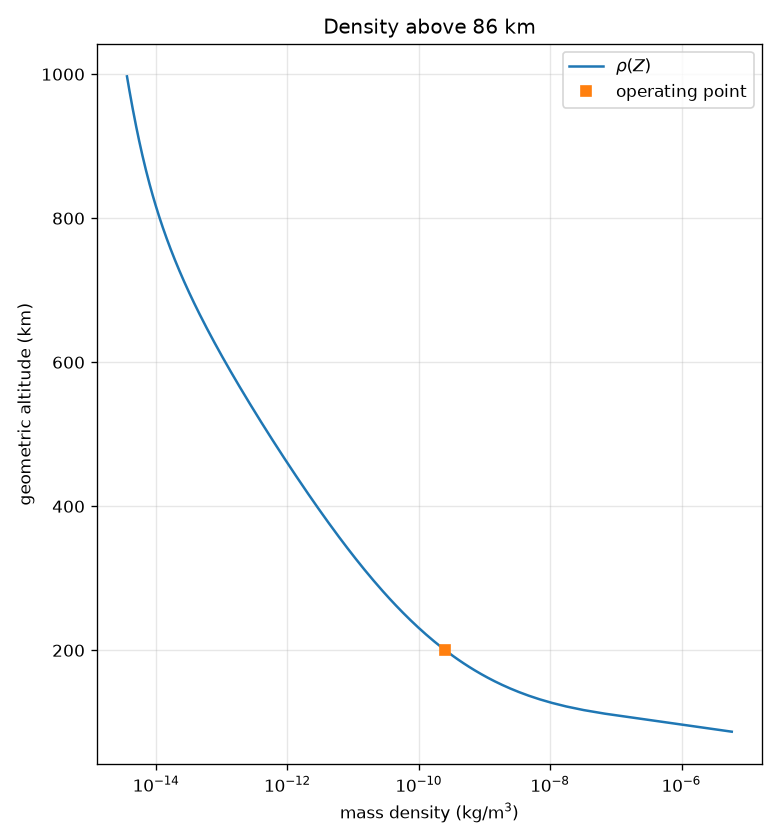

This chart was generated by the following Python code:
#!/usr/bin/env python3
"""1976 mass density, pressure, and species number densities above 86 km.

Temperature reuses the four kinetic-temperature segments. Species number
densities are integrated from the 86 km boundary values in NASA TR R-459.
"""

from __future__ import annotations

import argparse
import math
import sys
import tempfile
from pathlib import Path

# 1976 constants (formulas.md, Atmosphere, and TR R-459).
G0 = 9.80665
R0 = 6.356766e6
RSTAR = 8.31432e3
KB = 1.380622e-23
NA = 6.022169e26
M0 = 28.9644
T_REF = 273.15

Z_MIN = 86000.0
Z_MAX = 1000000.0
Z7 = 86000.0
Z8 = 91000.0
Z9 = 110000.0
Z_MIX = 100000.0
Z10 = 120000.0
Z_H_MIN = 150000.0
Z_H_REF = 500000.0

T7 = 186.8673
T9 = 240.0
T10 = 360.0
TINF = 1000.0
LK9 = 12.0 / 1000.0
TC = 263.1905
A_ELLIPSE = -76.3232
A_SEMI = -19.9429 * 1000.0
LAMBDA = LK9 / (TINF - T10)

# Molar masses, kg/kmol. TR R-459 table 2.
M_N2 = 28.0134
M_O = 15.9994
M_O2 = 31.9988
M_AR = 39.948
M_HE = 4.0026
M_H = 1.00794

# Number densities at 86 km, 1/m^3. TR R-459.
N7_N2 = 1.129794e20
N7_O = 8.6e16
N7_O2 = 3.030898e19
N7_AR = 1.351400e18
N7_HE = 7.5817e14

# Atomic hydrogen anchor. TR R-459.
N_H_500 = 8.0e10
FLUX_H = 7.2e11
ALPHA_H = -0.25
A_H = 3.305e21
B_H = 0.5

# Molecular diffusion through N2. a in m^-1 s^-1, b dimensionless, alpha dimensionless.
# Order used below 150 km: O, O2, Ar, He.
DIFF = {
    "O": (0.0, 6.986e20, 0.750),
    "O2": (0.0, 4.863e20, 0.750),
    "Ar": (0.0, 4.487e20, 0.870),
    "He": (-0.40, 1.700e21, 0.691),
}

# Flux-term coefficients. Lengths in km. TR R-459 table 6 as printed in the
# companion computational discussion of the same model (NASA SP-398 table 5),
# which resolves superscripts that do not survive in the R-459 scan.
# v/(D+K) = -Q*(Z-U)^2*exp(-W*(Z-U)^3) + q*(u-Z)^2*exp(-w*(u-Z)^3), per km.
FLUX = {
    "O": {
        "q": -3.416248e-3,
        "Q": -5.809644e-4,
        "u": 97.0,
        "U": 56.90311,
        "w": 5.008765e-4,
        "W": 2.706246e-5,
        "q_below_km": 97.0,
    },
    "O2": {
        "q": 0.0,
        "Q": 1.366312e-4,
        "u": 0.0,
        "U": 86.0,
        "w": 0.0,
        "W": 8.333333e-5,
        "q_below_km": 0.0,
    },
    "Ar": {
        "q": 0.0,
        "Q": 9.434079e-5,
        "u": 0.0,
        "U": 86.0,
        "w": 0.0,
        "W": 8.333333e-5,
        "q_below_km": 0.0,
    },
    "He": {
        "q": 0.0,
        "Q": -2.457369e-4,
        "u": 0.0,
        "U": 86.0,
        "w": 0.0,
        "W": 6.666667e-4,
        "q_below_km": 0.0,
    },
}

K7 = 120.0
DZ = 50.0
PLOT_TITLE = "Density above 86 km"
CHECK_TOL = 1e-9
# Abbreviated TR R-459 table 13 densities, four significant figures.
TABLE_RHO = {
    86000.0: 6.958e-6,
    91000.0: 2.860e-6,
    110000.0: 9.708e-8,
    120000.0: 2.222e-8,
    150000.0: 2.076e-9,
    200000.0: 2.541e-10,
    300000.0: 1.916e-11,
    400000.0: 2.802e-12,
    500000.0: 5.215e-13,
    600000.0: 1.137e-13,
    700000.0: 3.069e-14,
    800000.0: 1.136e-14,
    900000.0: 5.759e-15,
    1000000.0: 3.561e-15,
}

SKILL_DIR = Path(__file__).resolve().parent
ASSUMPTIONS = (
    "1976 U.S. Standard Atmosphere above 86 km geometric; mean solar activity "
    "with exospheric temperature 1000 K; kinetic temperature from the four "
    "segments kinetic_temperature_linear, mesosphere_ellipse_temperature, and "
    "exospheric_temperature; species N2, O, O2, Ar, and He integrated from the "
    "86 km number densities in NASA TR R-459; atomic hydrogen from 150 km with "
    "the 500 km anchor and escape flux of that report; mass density is the "
    "species sum n_i*M_i/N_A; not NRLMSISE-00 and not Earth-GRAM; altitudes at "
    "or below 86 km belong to ATMOS - Standard1976"
)

_GRID: dict[str, list[float]] | None = None


def print_kv(key: str, value: object) -> None:
    if isinstance(value, float):
        text = f"{value:.8g}"
    else:
        text = str(value)
    print(f"{key}: {text}")


def require_altitude(value: float, flag: str) -> float:
    if not math.isfinite(value) or value <= Z_MIN or value > Z_MAX:
        raise ValueError(
            f"{flag} must be greater than 86000 m and at most 1000000 m geometric; "
            "86 km and below belong to ATMOS - Standard1976"
        )
    return value


def geometric_gravity(z_m: float) -> float:
    """geometric_gravity: g = g0*(r0/(r0+Z))**2."""
    return G0 * (R0 / (R0 + z_m)) ** 2


def segment_name(z_m: float) -> str:
    if z_m >= Z10:
        return "exosphere"
    if z_m >= Z9:
        return "thermosphere_linear"
    if z_m >= Z8:
        return "mesosphere_ellipse"
    return "mesopause"


def kinetic_temperature(z_m: float) -> float:
    if z_m < Z8:
        return T7
    if z_m < Z9:
        ratio = (z_m - Z8) / A_SEMI
        inside = 1.0 - ratio * ratio
        if inside < 0.0:
            inside = 0.0
        return TC + A_ELLIPSE * math.sqrt(inside)
    if z_m < Z10:
        return T9 + LK9 * (z_m - Z9)
    xi = (z_m - Z10) * (R0 + Z10) / (R0 + z_m)
    return TINF - (TINF - T10) * math.exp(-LAMBDA * xi)


def temperature_gradient(z_m: float) -> float:
    if z_m < Z8 or z_m >= Z_MAX:
        return 0.0
    if z_m < Z9:
        ratio = (z_m - Z8) / A_SEMI
        inside = 1.0 - ratio * ratio
        if inside <= 0.0:
            return 0.0
        return A_ELLIPSE * (-ratio) / (math.sqrt(inside) * A_SEMI)
    if z_m < Z10:
        return LK9
    xi = (z_m - Z10) * (R0 + Z10) / (R0 + z_m)
    dxi = (R0 + Z10) ** 2 / (R0 + z_m) ** 2
    return (TINF - T10) * math.exp(-LAMBDA * xi) * LAMBDA * dxi


def eddy_diffusion(z_m: float) -> float:
    """eddy_diffusion. K is 120 m^2/s below 95 km and 0 at and above 115 km."""
    z_km = z_m / 1000.0
    if z_km < 95.0:
        return K7
    if z_km >= 115.0:
        return 0.0
    gap = 400.0 - (z_km - 95.0) ** 2
    if gap <= 1.0e-9:
        return 0.0
    return K7 * math.exp(1.0 - 400.0 / gap)


def molecular_diffusion(a_coeff: float, b_coeff: float, temp: float, number: float) -> float:
    """molecular_diffusion_coefficient: D = (a/N)*(T/273.15)**b."""
    if number <= 0.0 or temp <= 0.0:
        raise ValueError("molecular diffusion needs positive temperature and number density")
    return (a_coeff / number) * (temp / T_REF) ** b_coeff


def flux_per_metre(species: str, z_m: float) -> float:
    coeff = FLUX[species]
    z_km = z_m / 1000.0
    delta = z_km - coeff["U"]
    # Q already carries the sign. TR R-459 equation (37) as clarified by the
    # same coefficients in NASA SP-398 equation (16): the Q term is not
    # prefixed by an extra minus.
    term = coeff["Q"] * delta * delta * math.exp(-coeff["W"] * delta ** 3)
    if coeff["q"] != 0.0 and z_km < coeff["q_below_km"]:
        gap = coeff["u"] - z_km
        term += coeff["q"] * gap * gap * math.exp(-coeff["w"] * gap ** 3)
    return term / 1000.0


def background_molar_mass(z_m: float, species_for_mean: dict[str, float] | None) -> float:
    if z_m <= Z_MIX:
        return M0
    if species_for_mean is None:
        return M_N2
    total_n = species_for_mean["N2"] + species_for_mean["O"] + species_for_mean["O2"]
    if total_n <= 0.0:
        return M_N2
    return (
        species_for_mean["N2"] * M_N2
        + species_for_mean["O"] * M_O
        + species_for_mean["O2"] * M_O2
    ) / total_n


def weight_integrand(molar: float, z_m: float, temp: float) -> float:
    return molar * geometric_gravity(z_m) / (RSTAR * temp)


def _grid() -> dict[str, list[float]]:
    global _GRID
    if _GRID is not None:
        return _GRID
    n_steps = int(round((Z_MAX - Z_MIN) / DZ))
    z = [Z_MIN + i * DZ for i in range(n_steps + 1)]
    z[-1] = Z_MAX
    n = len(z)
    temp = [kinetic_temperature(zi) for zi in z]
    ln_n2 = [0.0] * n
    ln_o = [0.0] * n
    ln_o2 = [0.0] * n
    ln_ar = [0.0] * n
    ln_he = [0.0] * n
    n2 = N7_N2
    no = N7_O
    no2 = N7_O2
    nar = N7_AR
    nhe = N7_HE
    minors = ("O", "O2", "Ar", "He")
    logs = {"O": ln_o, "O2": ln_o2, "Ar": ln_ar, "He": ln_he}
    values = {"O": no, "O2": no2, "Ar": nar, "He": nhe}
    bases = {"O": N7_O, "O2": N7_O2, "Ar": N7_AR, "He": N7_HE}
    for i in range(1, n):
        z0 = z[i - 1]
        z1 = z[i]
        step = z1 - z0
        t0 = temp[i - 1]
        t1 = temp[i]
        # N2: static, M = M0 through 100 km and M(N2) above.
        m0 = M0 if z0 <= Z_MIX else M_N2
        m1 = M0 if z1 <= Z_MIX else M_N2
        integ = 0.5 * (weight_integrand(m0, z0, t0) + weight_integrand(m1, z1, t1)) * step
        ln_n2[i] = ln_n2[i - 1] - math.log(t1 / t0) - integ
        n2 = N7_N2 * math.exp(ln_n2[i])
        # Minor species in the published order. O and O2 diffuse through N2.
        # Ar and He diffuse through N2+O+O2.
        current = {"N2": n2, "O": values["O"], "O2": values["O2"], "Ar": values["Ar"], "He": values["He"]}
        for name in minors:
            alpha, a_coeff, b_coeff = DIFF[name]
            if name in ("O", "O2"):
                n_back_0 = N7_N2 * math.exp(ln_n2[i - 1])
                n_back_1 = n2
                molar0 = M0 if z0 <= Z_MIX else M_N2
                molar1 = M0 if z1 <= Z_MIX else M_N2
            else:
                prev = {
                    "N2": N7_N2 * math.exp(ln_n2[i - 1]),
                    "O": bases["O"] * math.exp(ln_o[i - 1]),
                    "O2": bases["O2"] * math.exp(ln_o2[i - 1]),
                }
                n_back_0 = prev["N2"] + prev["O"] + prev["O2"]
                n_back_1 = current["N2"] + current["O"] + current["O2"]
                molar0 = background_molar_mass(z0, prev)
                molar1 = background_molar_mass(z1, current)
            d0 = molecular_diffusion(a_coeff, b_coeff, t0, n_back_0)
            d1 = molecular_diffusion(a_coeff, b_coeff, t1, n_back_1)
            k0 = eddy_diffusion(z0)
            k1 = eddy_diffusion(z1)

            def extra(d_i: float, k_i: float, molar: float, zz: float, tt: float) -> float:
                mix = d_i + k_i
                if mix <= 0.0:
                    raise ValueError("diffusion denominator is not positive")
                thermal = 0.0
                if alpha != 0.0:
                    thermal = (alpha * d_i / (mix * tt)) * temperature_gradient(zz)
                heavy = (d_i / mix) * weight_integrand(DIFF_M[name], zz, tt)
                light = (k_i / mix) * weight_integrand(molar, zz, tt)
                return thermal + heavy + light + flux_per_metre(name, zz)

            f_bar = 0.5 * (
                extra(d0, k0, molar0, z0, t0) + extra(d1, k1, molar1, z1, t1)
            )
            logs[name][i] = logs[name][i - 1] - math.log(t1 / t0) - f_bar * step
            values[name] = bases[name] * math.exp(logs[name][i])
            current[name] = values[name]
    n_h = [0.0] * n
    # One pass each way from the 500 km hydrogen anchor. Queries then interpolate.
    i_ref = min(range(n), key=lambda i: abs(z[i] - Z_H_REF))
    y_ref = N_H_500 * temp[i_ref] ** (1.0 + ALPHA_H)
    n_h[i_ref] = y_ref / temp[i_ref] ** (1.0 + ALPHA_H)

    def hydrogen_step(i_from: int, i_to: int, y_in: float) -> float:
        z0 = z[i_from]
        z1 = z[i_to]
        step = z1 - z0
        t0 = temp[i_from]
        t1 = temp[i_to]

        def rhs(zz: float, tt: float, yy: float, idx: int) -> float:
            others_n = (
                N7_N2 * math.exp(ln_n2[idx])
                + N7_O * math.exp(ln_o[idx])
                + N7_O2 * math.exp(ln_o2[idx])
                + N7_AR * math.exp(ln_ar[idx])
                + N7_HE * math.exp(ln_he[idx])
            )
            diff = molecular_diffusion(A_H, B_H, tt, max(others_n, 1.0))
            return -yy * weight_integrand(M_H, zz, tt) - (FLUX_H / diff) * tt ** (1.0 + ALPHA_H)

        k1 = rhs(z0, t0, y_in, i_from)
        y_mid = y_in + 0.5 * step * k1
        k2 = rhs(0.5 * (z0 + z1), 0.5 * (t0 + t1), y_mid, i_to)
        k3 = rhs(0.5 * (z0 + z1), 0.5 * (t0 + t1), y_in + 0.5 * step * k2, i_to)
        k4 = rhs(z1, t1, y_in + step * k3, i_to)
        return y_in + (step / 6.0) * (k1 + 2.0 * k2 + 2.0 * k3 + k4)

    y_run = y_ref
    for i in range(i_ref + 1, n):
        y_run = hydrogen_step(i - 1, i, y_run)
        if y_run < 0.0:
            y_run = 0.0
        if z[i] >= Z_H_MIN:
            n_h[i] = y_run / temp[i] ** (1.0 + ALPHA_H)
    y_run = y_ref
    for i in range(i_ref - 1, -1, -1):
        y_run = hydrogen_step(i + 1, i, y_run)
        if y_run < 0.0:
            y_run = 0.0
        if z[i] >= Z_H_MIN:
            n_h[i] = y_run / temp[i] ** (1.0 + ALPHA_H)
    _GRID = {
        "z": z,
        "T": temp,
        "ln_N2": ln_n2,
        "ln_O": ln_o,
        "ln_O2": ln_o2,
        "ln_Ar": ln_ar,
        "ln_He": ln_he,
        "n_H": n_h,
    }
    return _GRID


DIFF_M = {"O": M_O, "O2": M_O2, "Ar": M_AR, "He": M_HE}


def _interp_log(z_m: float, z_grid: list[float], ln_grid: list[float], base: float) -> float:
    if z_m <= z_grid[0]:
        return base
    if z_m >= z_grid[-1]:
        return base * math.exp(ln_grid[-1])
    frac = (z_m - Z_MIN) / DZ
    i0 = int(frac)
    if i0 >= len(z_grid) - 1:
        i0 = len(z_grid) - 2
    span = z_grid[i0 + 1] - z_grid[i0]
    w = 0.0 if span == 0.0 else (z_m - z_grid[i0]) / span
    ln_v = ln_grid[i0] * (1.0 - w) + ln_grid[i0 + 1] * w
    return base * math.exp(ln_v)


def five_species(z_m: float) -> dict[str, float]:
    grid = _grid()
    return {
        "N2": _interp_log(z_m, grid["z"], grid["ln_N2"], N7_N2),
        "O": _interp_log(z_m, grid["z"], grid["ln_O"], N7_O),
        "O2": _interp_log(z_m, grid["z"], grid["ln_O2"], N7_O2),
        "Ar": _interp_log(z_m, grid["z"], grid["ln_Ar"], N7_AR),
        "He": _interp_log(z_m, grid["z"], grid["ln_He"], N7_HE),
    }


def hydrogen_number_density(z_m: float) -> float:
    """Atomic hydrogen from the cached 500 km integration. Zero below 150 km."""
    if z_m < Z_H_MIN:
        return 0.0
    grid = _grid()
    z_grid = grid["z"]
    n_h = grid["n_H"]
    if z_m >= z_grid[-1]:
        return n_h[-1]
    frac = (z_m - Z_MIN) / DZ
    i0 = int(frac)
    if i0 >= len(z_grid) - 1:
        i0 = len(z_grid) - 2
    span = z_grid[i0 + 1] - z_grid[i0]
    w = 0.0 if span == 0.0 else (z_m - z_grid[i0]) / span
    return n_h[i0] * (1.0 - w) + n_h[i0 + 1] * w


def state_at(z_m: float) -> dict[str, float | str]:
    species = five_species(z_m)
    n_h = hydrogen_number_density(z_m)
    species["H"] = n_h
    temp = kinetic_temperature(z_m)
    number = species["N2"] + species["O"] + species["O2"] + species["Ar"] + species["He"] + species["H"]
    rho = (
        species["N2"] * M_N2
        + species["O"] * M_O
        + species["O2"] * M_O2
        + species["Ar"] * M_AR
        + species["He"] * M_HE
        + species["H"] * M_H
    ) / NA
    pressure = number * KB * temp
    molar = rho * NA / number if number > 0.0 else M0
    return {
        "Z": z_m,
        "T": temp,
        "segment": segment_name(z_m),
        "g": geometric_gravity(z_m),
        "N": number,
        "rho": rho,
        "p": pressure,
        "M": molar,
        "n_N2": species["N2"],
        "n_O": species["O"],
        "n_O2": species["O2"],
        "n_Ar": species["Ar"],
        "n_He": species["He"],
        "n_H": species["H"],
    }


def emit(state: dict[str, float | str], graph: Path | None) -> None:
    print_kv("assumptions", ASSUMPTIONS)
    print_kv("model", "1976 U.S. Standard Atmosphere density above 86 km")
    print_kv("Z_m", state["Z"])
    print_kv("T_K", state["T"])
    print_kv("segment", state["segment"])
    print_kv("g_m_s2", state["g"])
    print_kv("N_m3", state["N"])
    print_kv("rho_kg_m3", state["rho"])
    print_kv("p_Pa", state["p"])
    print_kv("M_kg_kmol", state["M"])
    print_kv("n_N2_m3", state["n_N2"])
    print_kv("n_O_m3", state["n_O"])
    print_kv("n_O2_m3", state["n_O2"])
    print_kv("n_Ar_m3", state["n_Ar"])
    print_kv("n_He_m3", state["n_He"])
    print_kv("n_H_m3", state["n_H"])
    if graph is not None:
        print_kv("graph", str(graph))


def write_plot(state: dict[str, float | str], out_path: Path) -> None:
    import matplotlib.pyplot as plt

    z_km = []
    rho = []
    z_plot = Z_MIN + 1000.0
    while z_plot <= Z_MAX:
        z_km.append(z_plot / 1000.0)
        rho.append(float(state_at(z_plot)["rho"]))
        z_plot += 5000.0
    fig, ax = plt.subplots(figsize=(6.5, 7.0))
    ax.semilogx(rho, z_km, color="C0", label=r"$\rho(Z)$")
    ax.plot(float(state["rho"]), float(state["Z"]) / 1000.0, "s", color="C1", label="operating point")
    ax.set_xlabel(r"mass density (kg/m$^3$)")
    ax.set_ylabel("geometric altitude (km)")
    ax.set_title(PLOT_TITLE)
    ax.grid(True, which="both", alpha=0.3)
    ax.legend()
    fig.tight_layout()
    out_path.parent.mkdir(parents=True, exist_ok=True)
    fig.savefig(out_path, dpi=120)
    plt.close(fig)


def run_check() -> int:
    def fail(msg: str) -> int:
        print(f"check: fail: {msg}", file=sys.stderr)
        return 1

    base = state_at(86000.0 + 1.0e-6)
    if abs(float(base["T"]) - T7) > 1.0e-6:
        return fail("temperature at 86 km")
    point = state_at(200000.0)
    if abs(float(point["T"]) - 854.559) > 0.05:
        return fail(f"200 km temperature {point['T']}")
    if abs(float(point["g"]) - 9.2175) > 0.002:
        return fail(f"200 km gravity {point['g']}")
    if abs(float(point["n_O"]) - 4.050e15) / 4.050e15 > 1.0e-3:
        return fail(f"200 km atomic oxygen {point['n_O']}")
    if abs(float(point["p"]) - 8.4732e-5) / 8.4732e-5 > 1.0e-3:
        return fail(f"200 km pressure {point['p']}")
    hydrogen = state_at(500000.0)
    if abs(float(hydrogen["n_H"]) - 8.0e10) / 8.0e10 > 1.0e-3:
        return fail(f"500 km hydrogen {hydrogen['n_H']}")
    worst = 0.0
    worst_z = 0.0
    for z_m, expected in TABLE_RHO.items():
        # The table value at 86.0 km is the lower boundary. The skill domain
        # starts just above 86 km; the first tabulated interior points are the check.
        if z_m <= Z_MIN:
            got = float(state_at(Z_MIN + 1.0)["rho"])
        else:
            got = float(state_at(z_m)["rho"])
        rel = abs(got - expected) / expected
        if rel > worst:
            worst = rel
            worst_z = z_m
        # TR R-459 table 13 is printed to four figures. The integrator stays inside 0.1%.
        if rel > 1.0e-3:
            return fail(f"density at {z_m:.0f} m is {got:.6e}, table {expected:.6e}, rel {rel:.3e}")
    if point["segment"] != "exosphere":
        return fail("200 km segment")
    with tempfile.TemporaryDirectory() as tmp:
        path = Path(tmp) / "density.png"
        if main(["--alt", "200000", "--out", str(path)]) != 0:
            return fail("plot run failed")
        if not path.is_file() or path.stat().st_size < 1000:
            return fail("plot missing")
    err = sys.stderr
    sys.stderr = _Capture()
    try:
        code = main([])
    finally:
        sys.stderr = err
    if code != 2:
        return fail("missing altitude was accepted")
    print("check: pass")
    print_kv("worst_rel", worst)
    print_kv("worst_Z_m", worst_z)
    print_kv("rho_200km", point["rho"])
    return 0


class _Capture:
    def write(self, _text: str) -> None:
        return

    def flush(self) -> None:
        return


def parse_args(argv: list[str] | None = None) -> argparse.Namespace:
    parser = argparse.ArgumentParser(
        description="1976 mass density at one geometric altitude from just above 86 km through 1000 km."
    )
    parser.add_argument("--alt", type=float, default=None, help="geometric altitude [m]")
    parser.add_argument("--out", type=Path, default=None, help="optional PNG of density versus altitude")
    parser.add_argument("--check", action="store_true", help="run built-in consistency checks")
    return parser.parse_args(argv)


def main(argv: list[str] | None = None) -> int:
    args = parse_args(argv)
    if args.check:
        return run_check()
    if args.alt is None:
        print("error: requires --alt", file=sys.stderr)
        return 2
    try:
        z_m = require_altitude(args.alt, "--alt")
        state = state_at(z_m)
    except ValueError as exc:
        print(f"error: {exc}", file=sys.stderr)
        return 2
    graph: Path | None = None
    if args.out is not None:
        try:
            write_plot(state, args.out)
        except Exception as exc:
            print(f"error: {exc}", file=sys.stderr)
            return 2
        graph = args.out
    emit(state, graph)
    return 0


if __name__ == "__main__":
    sys.exit(main())
